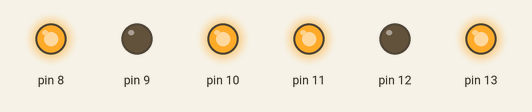
Bench run of a sketch on a simulated Arduino Uno, built with avr-gcc and run on an emulated ATmega328P. On the bench: output pins drawn as LEDs (lit = HIGH).

Above: at 0.1 s.
Timing chart, 0 to 1.6 s (numbered marks = the images above):
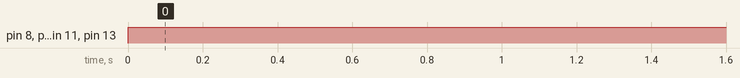

Measured:
- by itself, pin 8, pin 10, pin 11, pin 13: LOW → HIGH at 0.00 s

The sketch:

MotorL298N.ino
```cpp
int speed1 = 128;
int speed2 = 255;

boolean direction1 = true;
boolean direction2 = true;

void setup() {
  // set the digital pin as output:
  pinMode(9, OUTPUT);
  pinMode(10, OUTPUT);

  pinMode(12, OUTPUT);
  pinMode(13, OUTPUT);

}

void motorSet(int en, int in1, int in2, boolean dir, int speed)
{
  if(dir == true)
  {
    digitalWrite(in1, LOW);
    digitalWrite(in2, HIGH);
  }
  else
  {
    digitalWrite(in1, HIGH);
    digitalWrite(in2, LOW);
  }

  analogWrite(en, speed);
}

void loop()
{
  motorSet(8, 9, 10, true, 255);
  motorSet(11, 12, 13, true, 255);

}
```
